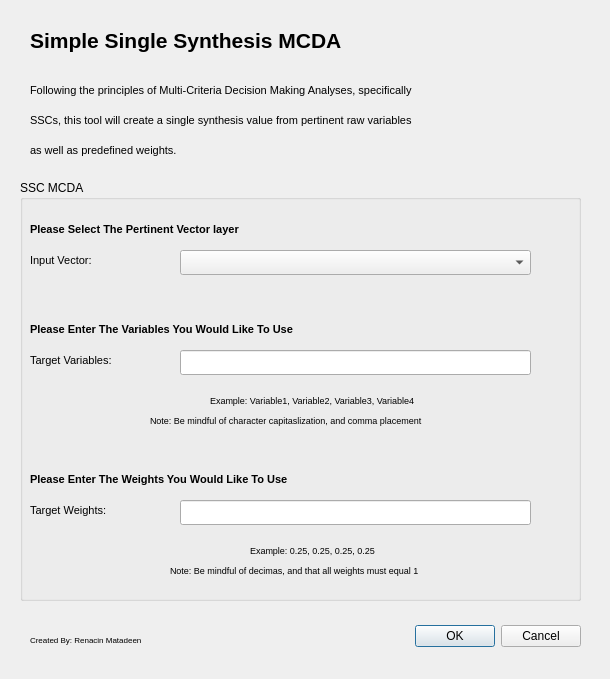
<?xml version="1.0" encoding="UTF-8"?>
<ui version="4.0">
 <class>SimpleMCDADialogBase</class>
 <widget class="QDialog" name="SimpleMCDADialogBase">
  <property name="geometry">
   <rect>
    <x>0</x>
    <y>0</y>
    <width>610</width>
    <height>679</height>
   </rect>
  </property>
  <property name="windowTitle">
   <string>Simple MCDA</string>
  </property>
  <widget class="QDialogButtonBox" name="button_box">
   <property name="geometry">
    <rect>
     <x>240</x>
     <y>620</y>
     <width>341</width>
     <height>32</height>
    </rect>
   </property>
   <property name="orientation">
    <enum>Qt::Horizontal</enum>
   </property>
   <property name="standardButtons">
    <set>QDialogButtonBox::Cancel|QDialogButtonBox::Ok</set>
   </property>
  </widget>
  <widget class="QLabel" name="title_label">
   <property name="geometry">
    <rect>
     <x>30</x>
     <y>20</y>
     <width>501</width>
     <height>41</height>
    </rect>
   </property>
   <property name="font">
    <font>
     <pointsize>16</pointsize>
     <weight>75</weight>
     <bold>true</bold>
    </font>
   </property>
   <property name="text">
    <string>Simple Single Synthesis MCDA</string>
   </property>
  </widget>
  <widget class="QLabel" name="desc_label">
   <property name="geometry">
    <rect>
     <x>30</x>
     <y>70</y>
     <width>561</width>
     <height>41</height>
    </rect>
   </property>
   <property name="font">
    <font>
     <pointsize>8</pointsize>
    </font>
   </property>
   <property name="text">
    <string>Following the principles of Multi-Criteria Decision Making Analyses, specifically</string>
   </property>
  </widget>
  <widget class="QLabel" name="desc_label_2">
   <property name="geometry">
    <rect>
     <x>30</x>
     <y>100</y>
     <width>561</width>
     <height>41</height>
    </rect>
   </property>
   <property name="font">
    <font>
     <pointsize>8</pointsize>
    </font>
   </property>
   <property name="text">
    <string>SSCs, this tool will create a single synthesis value from pertinent raw variables</string>
   </property>
  </widget>
  <widget class="QLabel" name="desc_label_3">
   <property name="geometry">
    <rect>
     <x>30</x>
     <y>130</y>
     <width>561</width>
     <height>41</height>
    </rect>
   </property>
   <property name="font">
    <font>
     <pointsize>8</pointsize>
    </font>
   </property>
   <property name="text">
    <string>as well as predefined weights.</string>
   </property>
  </widget>
  <widget class="QLabel" name="Credits">
   <property name="geometry">
    <rect>
     <x>30</x>
     <y>630</y>
     <width>211</width>
     <height>20</height>
    </rect>
   </property>
   <property name="font">
    <font>
     <pointsize>6</pointsize>
    </font>
   </property>
   <property name="text">
    <string>Created By: Renacin Matadeen</string>
   </property>
  </widget>
  <widget class="QGroupBox" name="groupBox">
   <property name="geometry">
    <rect>
     <x>20</x>
     <y>180</y>
     <width>561</width>
     <height>421</height>
    </rect>
   </property>
   <property name="title">
    <string>SSC MCDA</string>
   </property>
   <widget class="QLineEdit" name="le_inWeights">
    <property name="geometry">
     <rect>
      <x>160</x>
      <y>320</y>
      <width>351</width>
      <height>25</height>
     </rect>
    </property>
   </widget>
   <widget class="QLabel" name="title_inVector">
    <property name="geometry">
     <rect>
      <x>10</x>
      <y>40</y>
      <width>351</width>
      <height>19</height>
     </rect>
    </property>
    <property name="font">
     <font>
      <pointsize>8</pointsize>
      <weight>75</weight>
      <bold>true</bold>
     </font>
    </property>
    <property name="text">
     <string>Please Select The Pertinent Vector layer</string>
    </property>
   </widget>
   <widget class="QLabel" name="ex_inWeights">
    <property name="geometry">
     <rect>
      <x>230</x>
      <y>360</y>
      <width>211</width>
      <height>20</height>
     </rect>
    </property>
    <property name="font">
     <font>
      <pointsize>7</pointsize>
     </font>
    </property>
    <property name="text">
     <string>Example: 0.25, 0.25, 0.25, 0.25</string>
    </property>
   </widget>
   <widget class="QLabel" name="note_inVariables">
    <property name="geometry">
     <rect>
      <x>130</x>
      <y>230</y>
      <width>421</width>
      <height>20</height>
     </rect>
    </property>
    <property name="font">
     <font>
      <pointsize>7</pointsize>
     </font>
    </property>
    <property name="text">
     <string>Note: Be mindful of character capitaslization, and comma placement</string>
    </property>
   </widget>
   <widget class="QLabel" name="ex_inVariables">
    <property name="geometry">
     <rect>
      <x>190</x>
      <y>210</y>
      <width>301</width>
      <height>20</height>
     </rect>
    </property>
    <property name="font">
     <font>
      <pointsize>7</pointsize>
     </font>
    </property>
    <property name="text">
     <string>Example: Variable1, Variable2, Variable3, Variable4</string>
    </property>
   </widget>
   <widget class="QLabel" name="title_inWeights">
    <property name="geometry">
     <rect>
      <x>10</x>
      <y>290</y>
      <width>421</width>
      <height>19</height>
     </rect>
    </property>
    <property name="font">
     <font>
      <pointsize>8</pointsize>
      <weight>75</weight>
      <bold>true</bold>
     </font>
    </property>
    <property name="text">
     <string>Please Enter The Weights You Would Like To Use</string>
    </property>
   </widget>
   <widget class="QLabel" name="label_inWeights">
    <property name="geometry">
     <rect>
      <x>10</x>
      <y>320</y>
      <width>141</width>
      <height>20</height>
     </rect>
    </property>
    <property name="font">
     <font>
      <pointsize>8</pointsize>
     </font>
    </property>
    <property name="text">
     <string>Target Weights:</string>
    </property>
   </widget>
   <widget class="QLabel" name="label_inVariables">
    <property name="geometry">
     <rect>
      <x>10</x>
      <y>170</y>
      <width>141</width>
      <height>20</height>
     </rect>
    </property>
    <property name="font">
     <font>
      <pointsize>8</pointsize>
     </font>
    </property>
    <property name="text">
     <string>Target Variables:</string>
    </property>
   </widget>
   <widget class="QLabel" name="note_inWeights">
    <property name="geometry">
     <rect>
      <x>150</x>
      <y>380</y>
      <width>391</width>
      <height>20</height>
     </rect>
    </property>
    <property name="font">
     <font>
      <pointsize>7</pointsize>
     </font>
    </property>
    <property name="text">
     <string>Note: Be mindful of decimas, and that all weights must equal 1</string>
    </property>
   </widget>
   <widget class="QLabel" name="title_inVariables">
    <property name="geometry">
     <rect>
      <x>10</x>
      <y>140</y>
      <width>421</width>
      <height>19</height>
     </rect>
    </property>
    <property name="font">
     <font>
      <pointsize>8</pointsize>
      <weight>75</weight>
      <bold>true</bold>
     </font>
    </property>
    <property name="text">
     <string>Please Enter The Variables You Would Like To Use</string>
    </property>
   </widget>
   <widget class="QLabel" name="label_inVector">
    <property name="geometry">
     <rect>
      <x>10</x>
      <y>70</y>
      <width>117</width>
      <height>20</height>
     </rect>
    </property>
    <property name="font">
     <font>
      <pointsize>8</pointsize>
     </font>
    </property>
    <property name="text">
     <string>Input Vector:</string>
    </property>
   </widget>
   <widget class="QComboBox" name="cb_inVector">
    <property name="geometry">
     <rect>
      <x>160</x>
      <y>70</y>
      <width>351</width>
      <height>25</height>
     </rect>
    </property>
   </widget>
   <widget class="QLineEdit" name="le_inVariables">
    <property name="geometry">
     <rect>
      <x>160</x>
      <y>170</y>
      <width>351</width>
      <height>25</height>
     </rect>
    </property>
   </widget>
  </widget>
  <zorder>groupBox</zorder>
  <zorder>button_box</zorder>
  <zorder>title_label</zorder>
  <zorder>desc_label</zorder>
  <zorder>desc_label_2</zorder>
  <zorder>desc_label_3</zorder>
  <zorder>Credits</zorder>
 </widget>
 <resources/>
 <connections>
  <connection>
   <sender>button_box</sender>
   <signal>accepted()</signal>
   <receiver>SimpleMCDADialogBase</receiver>
   <slot>accept()</slot>
   <hints>
    <hint type="sourcelabel">
     <x>20</x>
     <y>20</y>
    </hint>
    <hint type="destinationlabel">
     <x>20</x>
     <y>20</y>
    </hint>
   </hints>
  </connection>
  <connection>
   <sender>button_box</sender>
   <signal>rejected()</signal>
   <receiver>SimpleMCDADialogBase</receiver>
   <slot>reject()</slot>
   <hints>
    <hint type="sourcelabel">
     <x>20</x>
     <y>20</y>
    </hint>
    <hint type="destinationlabel">
     <x>20</x>
     <y>20</y>
    </hint>
   </hints>
  </connection>
 </connections>
</ui>
